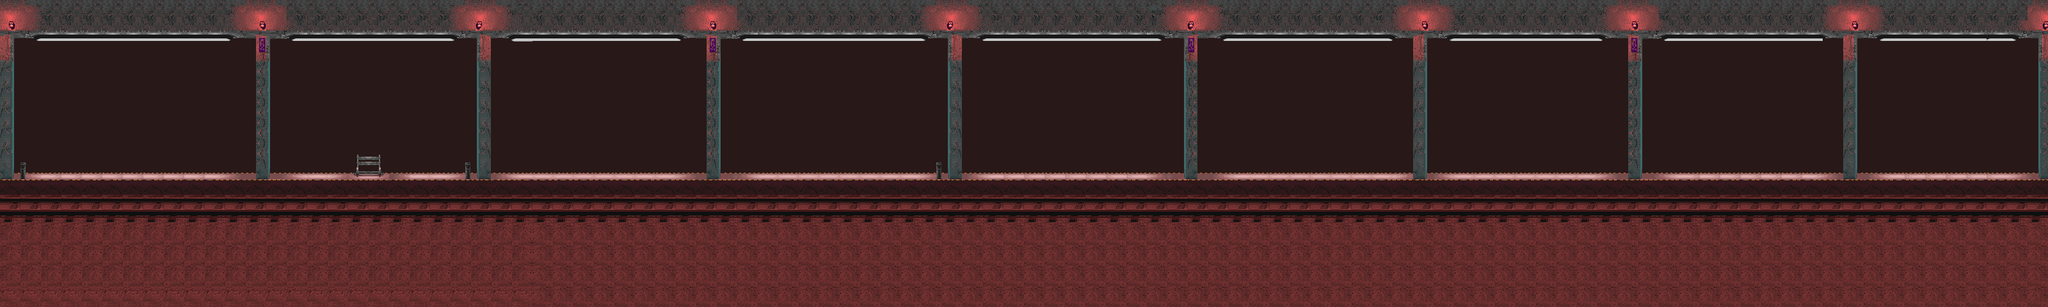

Tiled map render using the project's own tile images. Description and the map definition, with tile-layer contents summarised, below:
An orthogonal 100x15 tile map with 32x32 px tiles, 1 tile layer (earth) and 4 objects (3x Enemy, Player).

<map version="1.0" orientation="orthogonal" renderorder="left-up" width="100" height="15" tilewidth="32" tileheight="32" nextobjectid="15">
 <properties>
  <property name="BulletPlayer" value="../assets/Animations/Sektor/Rocket/3.png" />
  <property name="Enemy1488" value="../assets/animations/Enemy1/Idle/1.png" />
  <property name="EnemyBullet" value="../assets/Animations/Enemy1/Bullet/1.png" />
  <property name="Sub-Zero" value="D:/program/SDL/SDLGame/assets/Animations/Sektorr/Idle/1.png" />
 </properties>
 <tileset firstgid="1" name="Underground2" tilewidth="32" tileheight="32" tilecount="184" columns="23">
  <image source="Underground2.png" width="767" height="256" />
 </tileset>
 <layer name="earth" width="100" height="15">
  <data>[1500 cells, 1500 non-empty, 88 distinct tile ids]</data>
 </layer>
 <objectgroup name="Enemy">
  <object id="2" name="Enemy1488" type="Enemy" x="532" y="303" width="77" height="123" />
  <object id="11" name="Enemy666" type="Enemy" x="1061" y="328" width="64" height="102" />
  <object id="13" name="Enemy13" type="Enemy" x="715" y="300" width="83" height="124" />
 </objectgroup>
 <objectgroup name="Player">
  <object id="8" name="Sub-Zero" type="Player" x="30.8279" y="330.894" width="99.1721" height="110" />
 </objectgroup>
</map>